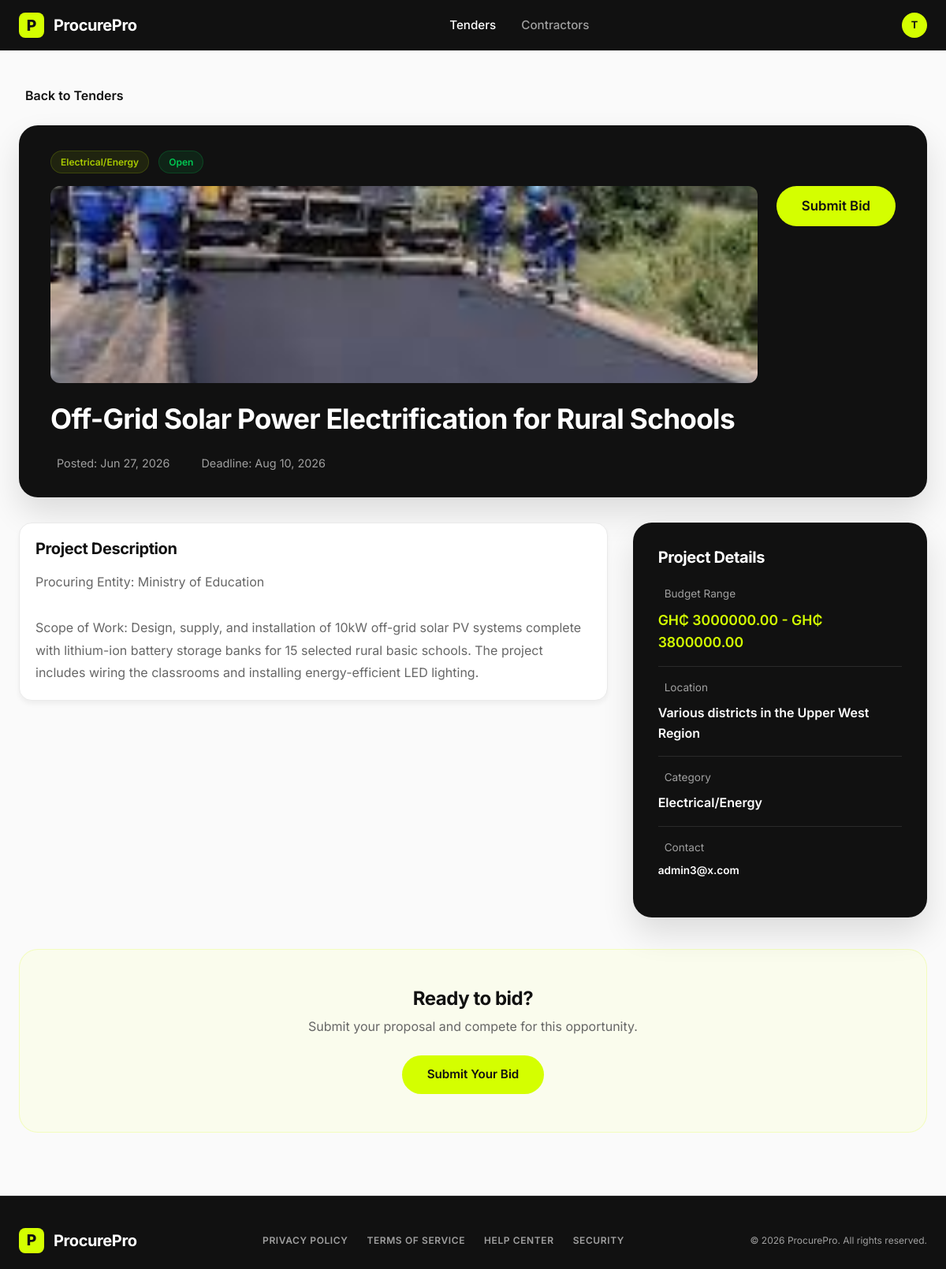
/tenders/13/details/ (signed in), run on the app's committed database.
### procurement/models.py (models this page shows, shortened)
class User(AbstractUser):
    class Role(models.TextChoices):
        ADMIN = 'ADMIN', _('Admin')
        CONTRACTOR = 'CONTRACTOR', _('Contractor')
    username = None
    email = models.EmailField(_('email address'), unique=True)
    role = models.CharField(max_length=20, choices=Role.choices, default=Role.CONTRACTOR)
    USERNAME_FIELD = 'email'
    REQUIRED_FIELDS = []
    objects = CustomUserManager()
    def is_admin(self):
        return self.role == self.Role.ADMIN and (self.is_staff or self.is_superuser)
    def is_contractor(self):
        return self.role == self.Role.CONTRACTOR

class Tender(models.Model):
    class Status(models.TextChoices):
        OPEN = 'OPEN', _('Open')
        CLOSED = 'CLOSED', _('Closed')
        DRAFT = 'DRAFT', _('Draft')
    class Category(models.TextChoices):
        CONSTRUCTION = 'CONSTRUCTION', _('Construction')
        INFRASTRUCTURE = 'INFRASTRUCTURE', _('Infrastructure')
        ELECTRICAL = 'ELECTRICAL', _('Electrical/Energy')
        PLUMBING = 'PLUMBING', _('Plumbing')
        OTHER = 'OTHER', _('Other')
    admin = models.ForeignKey(AdminProfile, on_delete=models.SET_NULL, null=True, related_name='tenders_posted')
    title = models.CharField(max_length=255)
    description = models.TextField()
    location = models.CharField(max_length=255)
    budget_min = models.DecimalField(max_length=15, decimal_places=2, max_digits=15, null=True, blank=True)
    budget_max = models.DecimalField(max_length=15, decimal_places=2, max_digits=15, null=True, blank=True)
    category = models.CharField(max_length=50, choices=Category.choices)
    deadline = models.DateTimeField()
    status = models.CharField(max_length=20, choices=Status.choices, default=Status.DRAFT)
    created_at = models.DateTimeField(auto_now_add=True)
    updated_at = models.DateTimeField(auto_now=True)
    @property
    def image_url(self):
        category_images = {
            'CONSTRUCTION': [
                '/static/assets/school_block.png',
                '/static/assets/road_repair.png',
                '/static/assets/building.jpg'
            ],
            'INFRASTRUCTURE': [
                '/static/assets/road_repair.png',
                '/static/assets/road.jpg',
                '/static/assets/hardhat_hero.png'
            ],
            'ELECTRICAL': [
                '/static/assets/hospital_electrical.png',
                '/static/assets/road.jpg',
                '/static/assets/building.jpg'
            ],
            'PLUMBING': [
                '/static/assets/contractor1.jpg',
                '/static/assets/contractor3.jpg',
                '/static/assets/contractor6.png'
            ],
            'OTHER': [
                '/static/assets/contractor2.jpg',
                '/static/assets/contractr5.png',
                '/static/assets/building.jpg'
            ],
        }
        images = category_images.get(self.category, category_images['OTHER'])
        index = self.pk % len(images) if self.pk else 0
        return images[index]

class AdminProfile(models.Model):
    user = models.OneToOneField(User, on_delete=models.CASCADE, related_name='admin_profile')
    name = models.CharField(max_length=255)
    department = models.CharField(max_length=100)

### procurement/views.py (the view)
# urls.py: path('tenders/<int:pk>/details/', views.tender_details_view, name='project_details'),
@login_required
def tender_details_view(request, pk):
    if not request.user.is_contractor():
        return redirect_non_contractor_user(request)
    tender = get_object_or_404(Tender, pk=pk)
    context = {
        'tender': tender
    }
    return render(request, 'procurement/project_details.html', context)

### templates/procurement/project_details.html (shortened to what this page needs)
{% load static %}
<!DOCTYPE html>
<html lang="en">
<head>
    <link rel="stylesheet" href="{% static 'css/styles.css' %}">
</head>
<body style="background-color: #FAFAFA;">
    <nav class="navbar" style="position: static;">
        <div class="container nav-container">
            <a href="{% url 'home' %}" class="logo">
                <div class="logo-icon">P</div>
                <span class="logo-text">ProcurePro</span>
            </a>
            <ul class="nav-links">
                <li><a href="{% url 'tenders' %}" class="active">Tenders</a></li>
                <li><a href="{% url 'contractors' %}">Contractors</a></li>
            </ul>
            <div class="nav-actions">
                <a href="{% url 'settings' %}" class="user-avatar" style="text-decoration: none; display: flex; align-items: center; justify-content: center; width: 32px; height: 32px; font-size: 0.8rem;">
                    {{ request.user.email|first|upper }}
                </a>
            </div>
        </div>
    </nav>
    <div class="container" style="padding-top: 40px; padding-bottom: 80px;">
        <a href="{% url 'tenders' %}" class="back-link" style="display: inline-flex; align-items: center; gap: 8px; font-weight: 600; margin-bottom: 24px; color: var(--text-main);">
             Back to Tenders
        </a>
        <div class="project-header-card">
            <div class="badges-row" style="margin-bottom: 16px; display: flex; gap: 12px;">
                <span class="badge-outline badge-outline-yellow" style="color: #AACC00; background-color: rgba(170, 204, 0, 0.1); border: 1px solid rgba(170, 204, 0, 0.2);">{{ tender.get_category_display }}</span>
                <span class="badge-outline badge-outline-green" style="color: #00C853; background-color: rgba(0, 200, 83, 0.1); border: 1px solid rgba(0, 200, 83, 0.2);">{{ tender.get_status_display }}</span>
            </div>
            <div style="display: flex; justify-content: space-between; align-items: flex-start; flex-wrap: wrap; gap: 24px;">
                <div style="flex: 1; min-width: 300px;">
                    {% if tender.image_url %}
                    <div style="margin-bottom: 24px; border-radius: 12px; overflow: hidden; height: 250px;">
                        <img src="{{ tender.image_url }}" alt="{{ tender.title }}" style="width: 100%; height: 100%; object-fit: cover;">
                    </div>
                    {% endif %}
                    <h1 style="font-size: 2.2rem; margin-bottom: 24px; color: white;">{{ tender.title }}</h1>
                    <div style="display: flex; gap: 32px; color: #A0A0A0; font-size: 0.9rem;">
                        <span style="display: flex; align-items: center; gap: 8px;">
                             Posted: {{ tender.created_at|date:"M d, Y" }}
                        </span>
                        <span style="display: flex; align-items: center; gap: 8px;">
                             Deadline: {{ tender.deadline|date:"M d, Y" }}
                        </span>
                    </div>
                </div>
                <div>
                    <a href="{% url 'submit_bid' tender.pk %}" class="btn btn-primary btn-lg" style="padding: 12px 32px;">Submit Bid</a>
                </div>
            </div>
        </div>
        <div class="project-details-grid">
            <div class="project-left-col">
                <div class="content-card">
                    <h2 style="font-size: 1.25rem; margin-bottom: 16px;">Project Description</h2>
                    <p style="color: var(--text-muted); line-height: 1.8;">{{ tender.description|linebreaksbr }}</p>
                </div>
            </div>
            <div class="project-right-col">
                <div class="sidebar-dark-card">
                    <h2 style="font-size: 1.25rem; margin-bottom: 24px;">Project Details</h2>
                    <div class="detail-item">
                        <div class="detail-label"> Budget Range</div>
                        <div class="detail-value highlight-text">GH₵ {{ tender.budget_min|default:"TBD" }} - GH₵ {{ tender.budget_max|default:"TBD" }}</div>
                    </div>
                    <div class="detail-separator"></div>
                    <div class="detail-item">
                        <div class="detail-label"> Location</div>
                        <div class="detail-value">{{ tender.location }}</div>
                    </div>
                    <div class="detail-separator"></div>
                    <div class="detail-item">
                        <div class="detail-label"> Category</div>
                        <div class="detail-value">{{ tender.get_category_display }}</div>
                    </div>
                    <div class="detail-separator"></div>
                    <div class="detail-item">
                        <div class="detail-label"> Contact</div>
                        <div class="detail-value" style="font-size: 0.85rem;">
                            {% if tender.admin %}{{ tender.admin.user.email }}{% else %}admin@procurepro.com{% endif %}
                        </div>
                    </div>
                </div>
            </div>
        </div>
        <div class="project-bottom-cta">
            <h2 style="font-size: 1.5rem; margin-bottom: 8px;">Ready to bid?</h2>
            <p style="color: var(--text-muted); margin-bottom: 24px;">Submit your proposal and compete for this opportunity.</p>
            <a href="{% url 'submit_bid' tender.pk %}" class="btn btn-primary" style="padding: 12px 32px;">Submit Your Bid</a>
        </div>
    </div>
    <footer class="footer">
        <div class="container footer-container">
            <div class="footer-logo">
                <a href="{% url 'home' %}" class="logo">
                    <div class="logo-icon">P</div>
                    <span class="logo-text">ProcurePro</span>
                </a>
            </div>
            <div class="footer-links">
                <a href="#">PRIVACY POLICY</a>
                <a href="#">TERMS OF SERVICE</a>
                <a href="{% url 'help_center' %}">HELP CENTER</a>
                <a href="#">SECURITY</a>
            </div>
            <div class="footer-copyright">
                &copy; 2026 ProcurePro. All rights reserved.
            </div>
        </div>
    </footer>
</body>
</html>

### static/css/styles.css (style rules this page uses)
:root { --primary-color: #D4FF00; --primary-color-hover: #c4ec00; --dark-bg: #111111; --dark-card-bg: #1A1A1A; --dark-card-border: #2A2A2A; --light-bg: #FFFFFF; --body-bg: #FAFAFA; --text-main: #111111; --text-muted: #666666; --text-light: #FFFFFF; --text-light-muted: #A0A0A0; --font-family: 'Inter', sans-serif; --shadow-sm: 0 4px 6px rgba(0, 0, 0, 0.05); --shadow-md: 0 10px 20px rgba(0, 0, 0, 0.08); --shadow-lg: 0 20px 40px rgba(0, 0, 0, 0.12); --shadow-neon: 0 0 20px rgba(212, 255, 0, 0.2); --radius-sm: 8px; --radius-md: 12px; --radius-lg: 16px; --radius-xl: 24px; --radius-pill: 100px; }
* { margin: 0; padding: 0; box-sizing: border-box; }
body { font-family: var(--font-family); background-color: var(--body-bg); color: var(--text-main); line-height: 1.6; overflow-x: hidden; }
a { text-decoration: none; color: inherit; transition: all 0.3s ease; }
ul { list-style: none; }
img { max-width: 100%; height: auto; display: block; }
.container { width: 100%; max-width: 1200px; margin: 0 auto; padding: 0 24px; }
h1, h2, h3, h4, h5, h6 { font-weight: 700; line-height: 1.2; letter-spacing: -0.02em; }
.btn { display: inline-flex; align-items: center; justify-content: center; gap: 8px; padding: 10px 24px; border-radius: var(--radius-pill); font-weight: 600; font-size: 0.95rem; cursor: pointer; border: none; transition: all 0.3s ease; }
.btn-lg { padding: 16px 32px; font-size: 1.05rem; }
.btn-primary { background-color: var(--primary-color); color: var(--dark-bg); }
.navbar { background-color: var(--dark-bg); color: var(--text-light); padding: 16px 0; position: sticky; top: 0; z-index: 100; }
.nav-container { display: flex; justify-content: space-between; align-items: center; }
.logo { display: flex; align-items: center; gap: 12px; }
.logo-icon { width: 32px; height: 32px; background-color: var(--primary-color); color: var(--dark-bg); border-radius: 8px; display: flex; align-items: center; justify-content: center; font-weight: 800; font-size: 1.2rem; }
.logo-text { font-weight: 700; font-size: 1.25rem; letter-spacing: -0.02em; }
.nav-links { display: flex; gap: 32px; }
.nav-links a { color: var(--text-light-muted); font-weight: 500; font-size: 0.95rem; }
.nav-links a:hover, .nav-links a.active { color: var(--text-light); }
.nav-actions { display: flex; gap: 16px; align-items: center; }
.footer { background-color: var(--dark-bg); color: var(--text-light); padding: 40px 0 20px 0; border-top: 1px solid var(--dark-card-border); }
.footer-container { display: flex; justify-content: space-between; align-items: center; }
.footer-links { display: flex; gap: 24px; }
.footer-links a { color: var(--text-light-muted); font-size: 0.75rem; font-weight: 600; letter-spacing: 0.05em; }
.footer-copyright { color: var(--text-light-muted); font-size: 0.75rem; }
.user-avatar { width: 40px; height: 40px; border-radius: 50%; background-color: var(--primary-color); color: var(--dark-bg); display: flex; align-items: center; justify-content: center; font-weight: 700; }
.badge-outline { padding: 4px 12px; border-radius: var(--radius-pill); font-size: 0.75rem; font-weight: 600; }
.badge-outline-green { background-color: rgba(0, 200, 83, 0.1); color: #00C853; }
.badge-outline-yellow { background-color: rgba(255, 160, 0, 0.1); color: #FFA000; }
.project-header-card { background-color: var(--dark-bg); border-radius: var(--radius-xl); padding: 32px 40px; box-shadow: var(--shadow-lg); margin-bottom: 32px; }
.project-details-grid { display: grid; grid-template-columns: 2fr 1fr; gap: 32px; margin-bottom: 40px; }
.content-card { background-color: var(--light-bg); border: 1px solid #EAEAEA; border-radius: var(--radius-lg); padding: 20px; box-shadow: var(--shadow-sm); margin-bottom: 20px; }
.sidebar-dark-card { background-color: var(--dark-bg); color: var(--text-light); border-radius: var(--radius-xl); padding: 32px; box-shadow: var(--shadow-lg); }
.detail-item { margin-bottom: 16px; }
.detail-label { display: flex; align-items: center; gap: 8px; color: var(--text-light-muted); font-size: 0.85rem; margin-bottom: 8px; }
.detail-value { font-weight: 600; font-size: 1rem; color: var(--text-light); }
.detail-value.highlight-text { color: var(--primary-color); font-size: 1.1rem; }
.detail-separator { height: 1px; background-color: var(--dark-card-border); margin: 16px 0; }
.project-bottom-cta { background-color: #FAFCED; border-radius: var(--radius-xl); padding: 48px; text-align: center; border: 1px solid rgba(212, 255, 0, 0.2); }

### data on the page
User: user.email|first "T"
Tender: category "Electrical/Energy", status "Open", title "Off-Grid Solar Power Electrification for Rural Schools", created_at "Jun 27, 2026", deadline "Aug 10, 2026", description "Procuring Entity: Ministry of Education Scope of Work: Design, supply, and installation of 10kW off-grid solar PV systems complete with lithium-ion battery storage banks for 15 selected rural basic schools. The project includes wiring the classrooms and installing energy-efficient LED lighting.", budget_min "3000000.00", budget_max "3800000.00", location "Various districts in the Upper West Region", admin.user.email "admin3@x.com"
